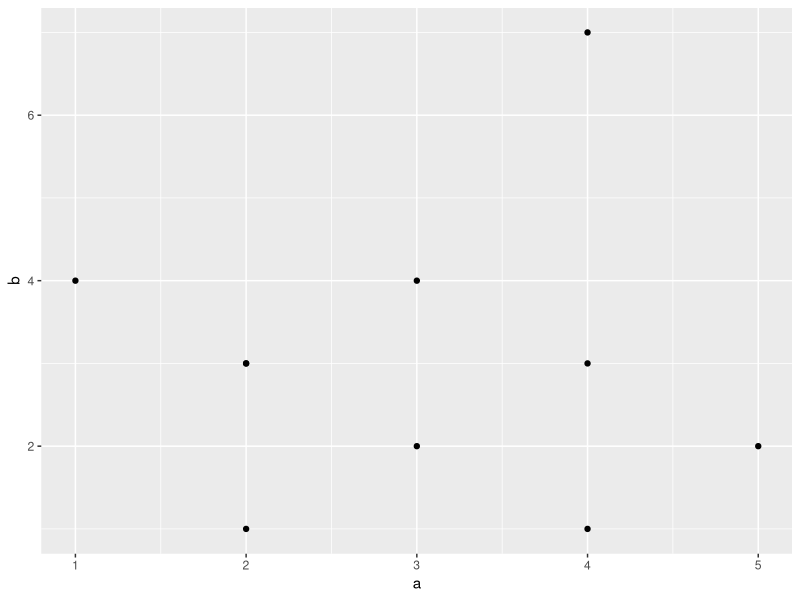
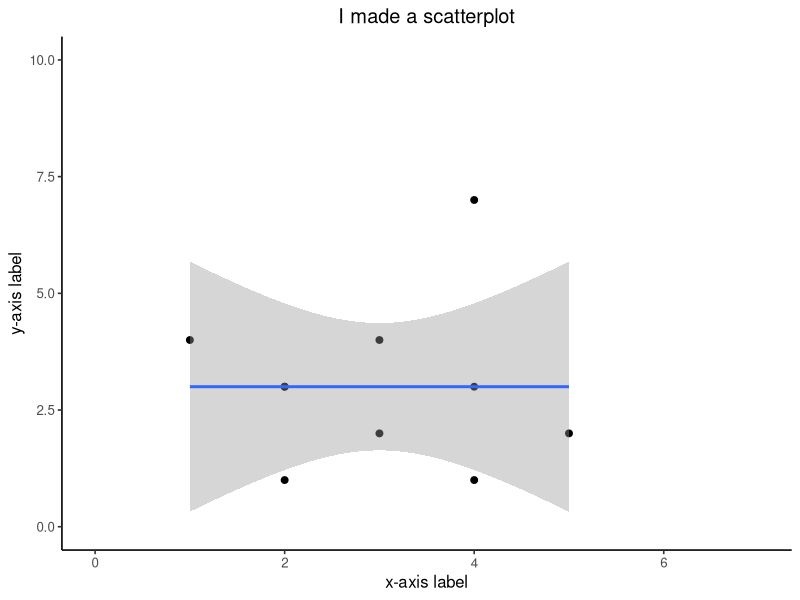
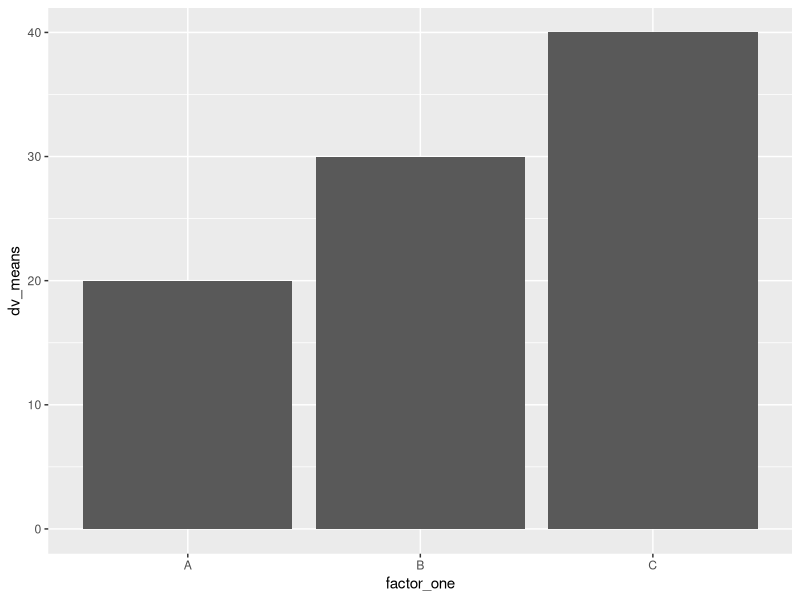
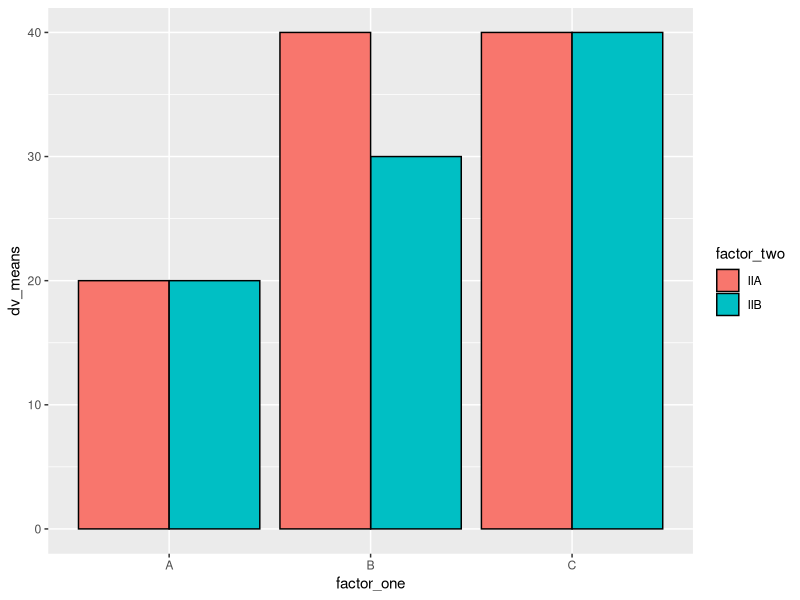
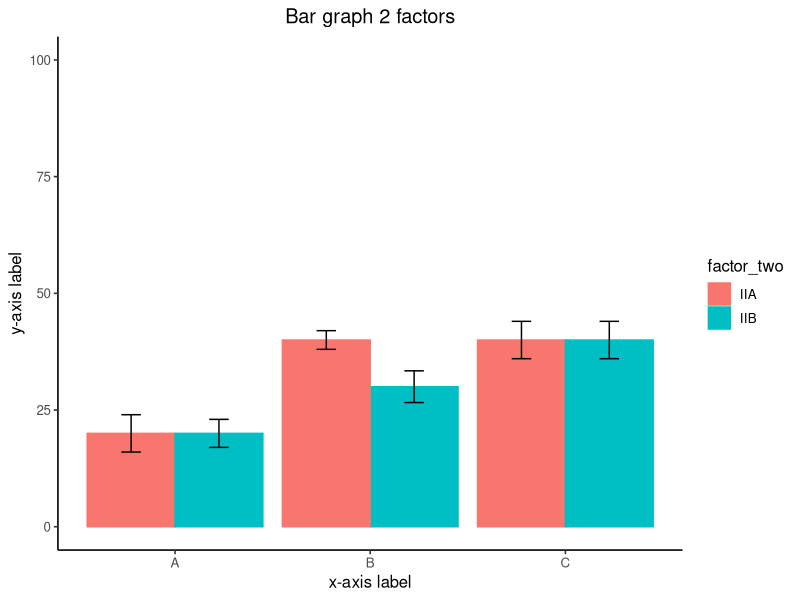
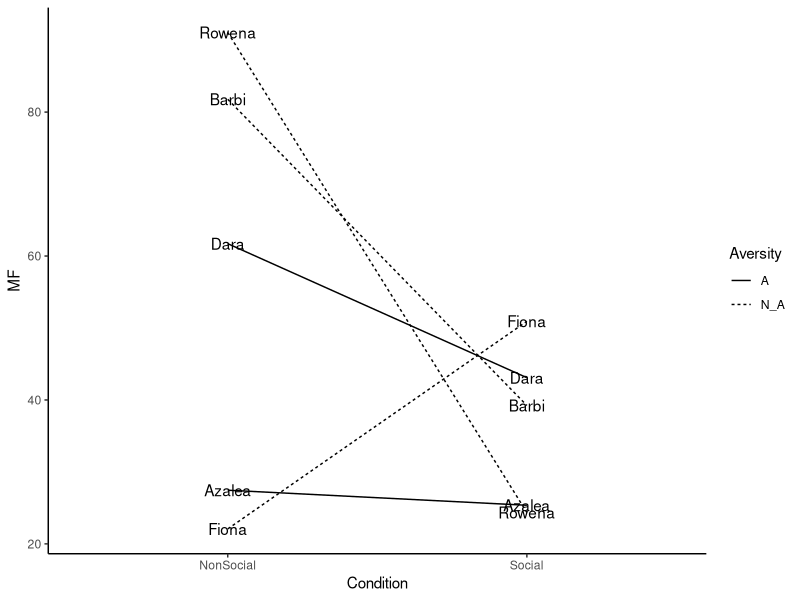

These charts were generated, in order, by the following R code:
## ---- chunk 1
knitr::opts_chunk$set(message=FALSE,warning=FALSE, cache=TRUE)
## ---- chunk 2
a<- 1
b<-"Hello World"
d<-"3"
print(a)

class(d)

vector<- c(1,2,3,4,5,6,7,8)
vector[2:4]
vector[c(2,2,2,2,2)]
vector[vector <6] # show the numbers less than 7
vector[vector>=6] # greater or equal to 6
vector[vector!=4] # show numbers that are not 5

vector[8]<-3000 # put 3000 in the place of 8th number
vector

vector[1:2] <- 10

class(vector)
vector[7]<- "j" # put a number in the 7th place in the vector

vector

a<-c("1","2","3")
class(a)
b<- a
class(b)
as.numeric(b) # store charecters 123 as a number

a<- "ljjasjdflsjasf;lasdjflk;asdjfl;asdjfl"
strsplit(a,split="") # if you had a paragraph and you wanted to split the paragraph or put a period in R

a[1]

b[(1)][5]

example_list <- list(a=11, b=4, d=c(1,2,3,4))
example_list


data.frame() # particular way of structuring data


f<- matrix(0,nrow = 5, ncol = 3) # creating 5 rows and 3 columns

first_names <- c("asdf", "Asdfasd","asdfasdf")
ages<-c(3343,23122,67456)
grades<-c(89,56,99)

everybody <- data.frame(first_names,ages,grades)

everybody$ages[2] <- 12
## ---- chunk 3
data1 <- c(1,2,3)
data1[1]
data1[-1]

## ---- chunk 4
add_one <- function(x){
  return(x+1)
}
  add_one(9)


## ---- chunk 5
add_one <- function(x) return(x+1)

  add_one(7)


## ---- chunk 6
roll_dice <- function(x){
  return(sample(1:6,1))

}
  roll_dice()

## ---- chunk 7
x <- c(1,2,3)
my_sum <- function(x){  # this is declaring a funtion
  get_sum<-sum(x)
  return(get_sum)
}
# to declare a variable
  a <- c(1,2,3)
## ---- chunk 8
ranged_mean  <- function(x, min_val, max_val){
  restricted_values <- x[x>min_val & x < max_val]
  return(mean(restricted_values))

}
  some_numbers <-c(3,4,3,2,3,4,5,6,7,8,8,8,9,8)
  ranged_mean(some_numbers,3,9)

## ---- chunk 9
Names <- c("Peter", "Paul", "Mary",NA)
Ages <- c(100,120,90, 80)
Sex <- c("M","M","F",NA)

my_dataframe <- data.frame(Names,Ages,Sex) # start adding things in the perenthesis
## ---- chunk 10
library(ggplot2)
a <- c(1,2,3,2,3,4,5,4, 4, 2)
b <- c(4,3,4,3,2,1,2,3, 7, 1)
plot_df <- data.frame(a,b)
ggplot(plot_df, aes(x=a,y=b))+
  geom_point() # connect the data to diff parts of the graph
  
# basic scatterplot
#ggplot(plot_df, aes(x=a,y=b))+
 # geom_point()  

## ---- chunk 11
ggplot(NULL, aes(x=a,y=b))+
  geom_point(size=2)+
  geom_smooth(method=lm)+ # this is linear regression line
  coord_cartesian(xlim=c(0,7),ylim=c(0,10))+ # if you want to increase a range
  xlab("x-axis label")+ # change a name of x axis
  ylab("y-axis label")+
  ggtitle("I made a scatterplot")+ # add a title
  theme_classic(base_size=12)+ # classic background; base size is the size of the font from 12 to whatever
  theme(plot.title = element_text(hjust = 0.5))
## ---- chunk 12
factor_one <- as.factor(c("A","B","C"))
dv_means <- c(20,30,40)
dv_SEs   <- c(4,3.4,4)
plot_df <- data.frame(factor_one,
                      dv_means,
                      dv_SEs)
ggplot(plot_df, aes(x=factor_one,y=dv_means))+ # what do you want to go into x and y axis
  geom_bar(stat="identity")

## ---- chunk 13
factor_one <- rep(as.factor(c("A","B","C")),2) # this 2 means repeat ABC twice
factor_two <- rep(as.factor(c("IIA","IIB")),3)
dv_means <- c(20,30,40,20,40,40)
dv_SEs   <- c(4,3.4,4,3,2,4)
plot_df <- data.frame(factor_one,
                      factor_two,
                      dv_means,
                      dv_SEs)

# basic bar graph

ggplot(plot_df, aes(x=factor_one,y=dv_means, # aestetics definition has gotten 
                    group=factor_two, 
                   # color=factor_two))+  # color here means the border collor
                    fill=factor_two))+
  geom_bar(stat="identity", 
           position="dodge",
           color="black")
## ---- chunk 14
ggplot(plot_df, aes(x=factor_one,y=dv_means,
                    group=factor_two,
                    color=factor_two,
                    fill=factor_two))+
  geom_bar(stat="identity", position="dodge")+
  geom_errorbar(aes(ymin=dv_means-dv_SEs,
                    ymax=dv_means+dv_SEs),
                position=position_dodge(width=0.9),
                width=.2,
                color="black")+
  coord_cartesian(ylim=c(0,100))+
  xlab("x-axis label")+
  ylab("y-axis label")+
  ggtitle("Bar graph 2 factors")+
  theme_classic(base_size=12)+
  theme(plot.title = element_text(hjust = 0.5))

## ---- chunk 15
Names <-rep(c("Dara", "Azalea", "Barbi", "Rowena", "Fiona"),each=2)
MF <- rnorm(10,45,25) # 10 is the number of numbers you want, and 45 to 25 is the range
Condition <- rep(c("Social","NonSocial"),5)
Aversity <- rep(c("A","N_A" ),times=c(4,6))
  plot_df <- data.frame(Names, MF, Condition, Aversity)
  
  ggplot(plot_df, aes(x=Condition, y=MF, group=Names, linetype=Aversity))+
    geom_line()+
    geom_text(label=Names)+
    theme_classic()


## ---- chunk 16
library(dplyr)
df <- starwars


## ---- chunk 17
df[df$name=="Luke Skywalker",] # find luke's row and give me all of the columns of the skywalker
df[df$height >180,]
## ---- chunk 18
dim(df) #c(number of rows, number of columns)

df <-cbind(df, random_number=runif(dim(df)[1],0,1))
## ---- chunk 19
library(dplyr)
new_df <- df %>% # adding things on
  filter(height > 100) %>%
  group_by(homeworld) %>% 
  summarise(mean_birth_year = mean (birth_year, na.rm = TRUE))
  
## ---- chunk 20
View (new_df)
new_df <- df %>%
  filter(height >120,
         height <180,
         birth_year >20)
  
## ---- chunk 21
new_df <- df %>%
  filter(gender =="male")
  
## ---- chunk 22
new_df <- df %>%
  group_by(hair_color) %>%
  summarise(counts=length(name))
  
## ---- chunk 23
x <- c(1,2,3,4,5,2,4,7,4,9)
t.test(x, mu=2)
